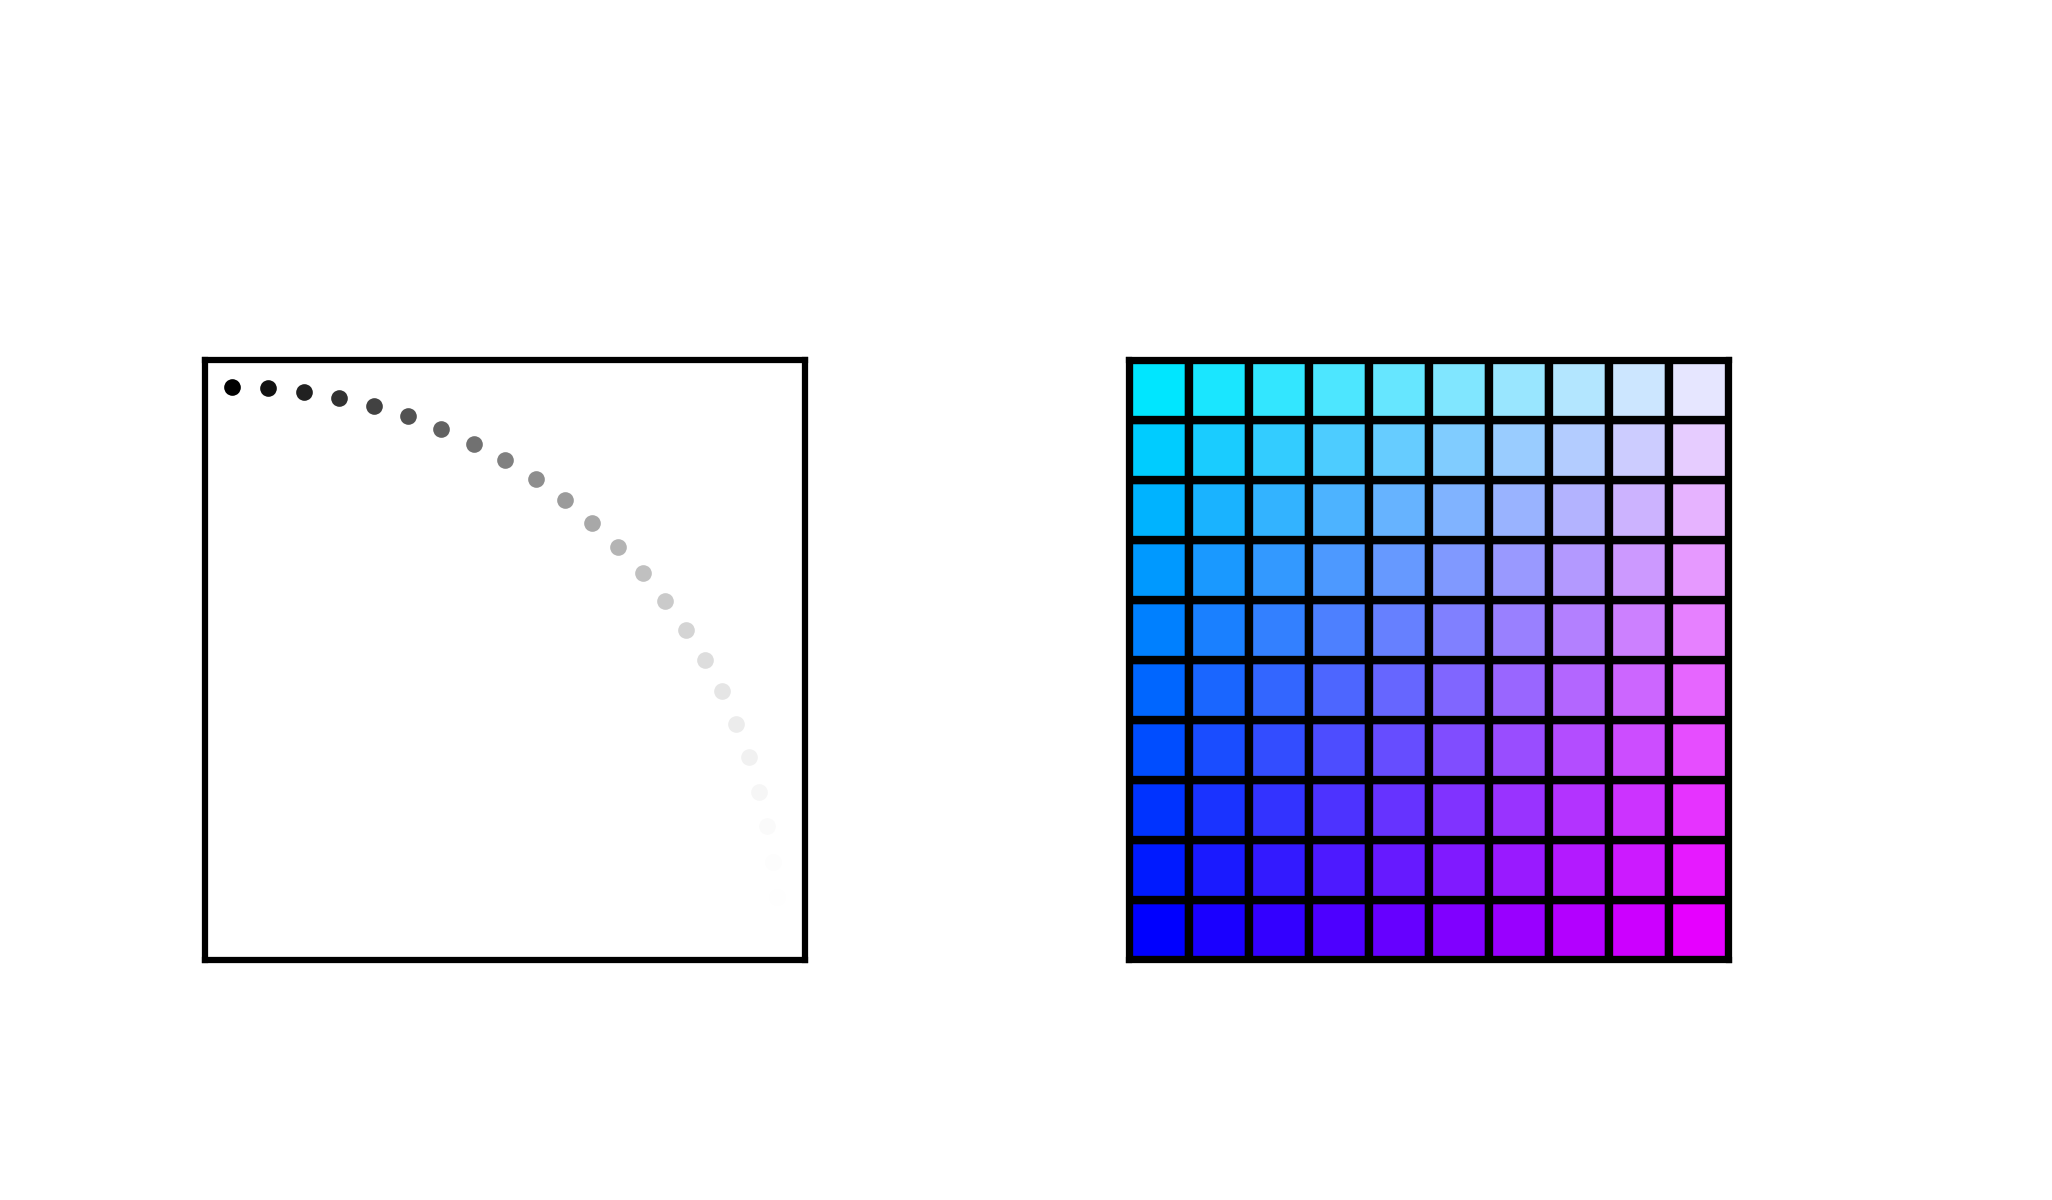

Source code (Python):
#!/usr/bin/env python3
# Name: Ioannis Anastopoulos
# Date: 01/14/2018


import matplotlib.pyplot as plt
import matplotlib.patches as mplpatches #patches in in charge of rectangles
import numpy as np
import math

plt.style.use('BME263.mplstyle') 
width=3.42
height=2
plt.figure(figsize=(width,height))  #units are always inches
panel_width=1/width #1 are the inches that the jounral wants the figures
panel_height=1/height

####-----------------------------panel_1----------------------------------####
panel1=plt.axes([0.1,0.2,panel_width,panel_height]) #this adds axis labels
RGB_colors=np.linspace(0,1,10)
pi_range=np.linspace(0,np.pi/2, 25)
for numbers in pi_range:
	panel1.plot([math.cos(numbers)],[math.sin(numbers)],
		        marker='o',
		        linewidth=0, 
		        markeredgecolor=None,
		        markerfacecolor=(math.cos(numbers),math.cos(numbers),math.cos(numbers)),
		        markeredgewidth=0,
		        markersize=2) 

panel1.tick_params(axis='both', which='both',bottom='off', labelbottom='off', left='off', labelleft='off', 
					right='off', labelright='off', 
					top='off', labeltop='off')
####-----------------------------panel_1----------------------------------####

####-----------------------------panel_2----------------------------------####
cyan=(0,1,1)
magenta=(1,0,1)
blue=(0,0,1)

panel2=plt.axes([0.55,0.2,panel_width,panel_height])
for numbers in range(10):
	for number in range(10):
		rectangle=mplpatches.Rectangle((number/10,numbers/10),0.1,0.1,
										facecolor=(number/10,numbers/10,1),
										edgecolor='black',
										linewidth=1) 
		panel2.add_patch(rectangle)


panel2.tick_params(axis='both', which='both',bottom='off', labelbottom='off', left='off', labelleft='off', 
					right='off', labelright='off', 
					top='off', labeltop='off')
####-----------------------------panel_2----------------------------------####

plt.savefig('Anastopoulos_Ioannis_BM163_Assignment_Week1.png', dpi=600)









